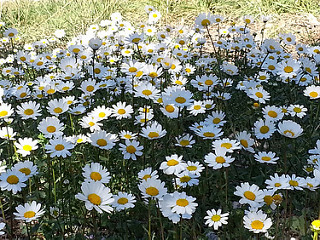
#> input picture 五 基于CANN实现VGG17/基于CANN实现VGG17 student/IRBuild/data/daisy_demo.jpg, 320 x 240 px
$ python process.py
#> lines starting #> are read from the running program, lines starting #| are printed output that depends on the picture
#> in process_image, image is the input picture: shape (240, 320, 3); mean B, G, R 109.8, 124.3, 118.7
import cv2
import numpy as np


def resize_image(image, target_size):
#> called with target_size = (224, 224)
    h, w = image.shape[:2]
#> h = 240; w = 320
    th, tw = target_size

    # 获取等比缩放后的尺寸
    scale = min(th / h, tw / w)
#> scale = 0.7
    oh, ow = round(h * scale), round(w * scale)
#> oh = 168; ow = 224

    # 缩放图片，opencv缩放传入尺寸为（宽，高），这里采用线性差值算法
    image = cv2.resize(image, (ow, oh), interpolation=cv2.INTER_LINEAR).astype(np.uint8)
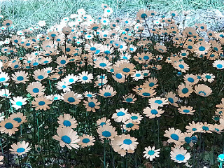
#> image: shape (168, 224, 3); mean of channels 0, 1, 2 118.6, 124.1, 109.7; drawn as B, G, R

    # 将剩余部分进行填充
    new_image = np.ones((th, tw, 3), dtype=np.uint8) * 114
    new_image[:oh, :ow, :] = image
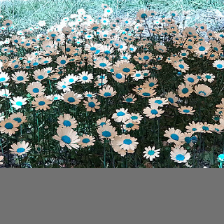
#> new_image: shape (224, 224, 3); mean of channels 0, 1, 2 117.4, 121.6, 110.7; drawn as B, G, R
    return new_image


def process_image(img_path):
    # 读取图片，opencv读图后格式是BGR格式，需要转为RGB格式
    image = cv2.imread(img_path, cv2.IMREAD_COLOR)
    image = cv2.cvtColor(image, cv2.COLOR_BGR2RGB)

    # 将图片等比resize至(224x224)
    image = resize_image(image, (224, 224))
    image = np.array(image, dtype=np.float32)
#> image: shape (224, 224, 3) float32

    # 将图片标准化
    # image -= [125.307, 122.961, 113.8575]
    # image /= [51.5865, 50.847, 51.255]

    # (h,w,c) -> (c,h,w)
    image = image.transpose((2, 0, 1))
    return image


def process_2_bin():
    img_paths = ['./data/daisy_demo.jpg',
                 './data/roses_demo.jpg',
                 './data/sunflowers_demo.jpg',
                 './data/tulips_demo.jpg']
    # 数据预处理
    for img_path in img_paths:
        img = process_image(img_path)
        # 将处理好的图片存为bin格式，以便推理
        img.tofile(img_path.replace('jpg', 'bin'))
#> pass 2 of the loop in process_2_bin, `for img_path in img_paths:`:
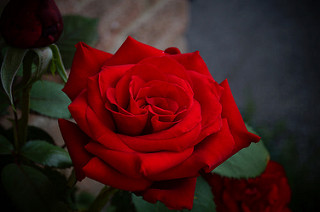
#> input picture 五 基于CANN实现VGG17/基于CANN实现VGG17 student/IRBuild/data/roses_demo.jpg, 320 x 212 px
#> in process_image, image is the input picture: shape (212, 320, 3); mean B, G, R 25.2, 25.6, 66.9
#> in resize_image (call 2), `image = cv2.resize(image, (ow, oh), interpolation=cv2.INTER_LINEAR).as..`:
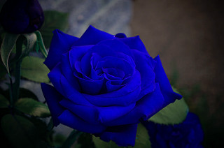
#> image: shape (148, 224, 3); mean of channels 0, 1, 2 66.8, 25.5, 25.1; drawn as B, G, R
#> in resize_image (call 2), `new_image[:oh, :ow, :] = image`:
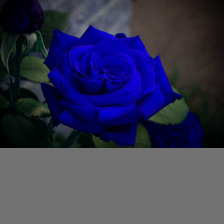
#> new_image: shape (224, 224, 3); mean of channels 0, 1, 2 82.8, 55.5, 55.3; drawn as B, G, R
#> pass 3 of the loop in process_2_bin, `for img_path in img_paths:`:
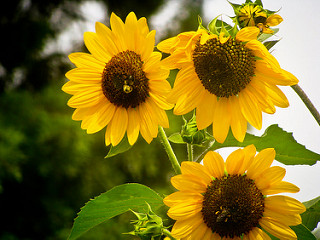
#> input picture 五 基于CANN实现VGG17/基于CANN实现VGG17 student/IRBuild/data/sunflowers_demo.jpg, 320 x 240 px
#> in process_image, image is the input picture: shape (240, 320, 3); mean B, G, R 34.9, 115, 131.4
#> in resize_image (call 3), `image = cv2.resize(image, (ow, oh), interpolation=cv2.INTER_LINEAR).as..`:
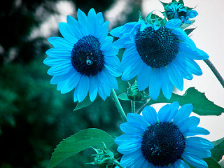
#> image: shape (168, 224, 3); mean of channels 0, 1, 2 131.3, 114.9, 34.8; drawn as B, G, R
#> in resize_image (call 3), `new_image[:oh, :ow, :] = image`:
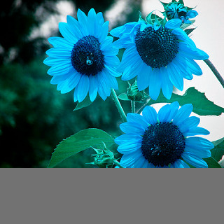
#> new_image: shape (224, 224, 3); mean of channels 0, 1, 2 127, 114.7, 54.6; drawn as B, G, R
#> the loop made 4 passes; the first 3 are shown


if __name__ == "__main__":
    process_2_bin()
